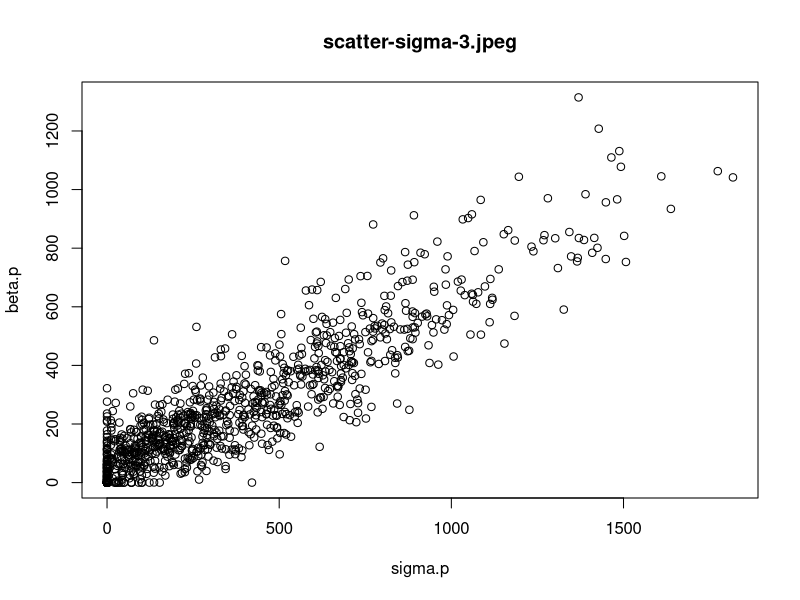

Write the R code that produced this figure.
setwd("d:/analysis")

# scatter the sigma predicted value and other istype predicted value
#get the source data
tablel<-read.csv("result-left.csv")
tabler<-read.csv("result-right.csv")

fun.getData <- function(index,type="default")
{
  datalp<-tablel[c(1,2,index)]
  datarp<-tabler[c(1,2,index)]
  for(i in 1:dim(datarp)[1])
  {
    if(datalp[i,2]<0)
      datalp[i,2]<-0
    if(datarp[i,2]<0)
      datarp[i,2]<-0
    if(datalp[i,3]<0)
      datalp[i,3]<-0
    if(datarp[i,3]<0)
      datarp[i,3]<-0
  }
  resultl<-as.data.frame(datalp)
  resultr<-as.data.frame(datarp)
  result<-rbind(resultl,resultr)
  return(result)
}

for(i in 3:3)
{
  x11()
  result<-fun.getData(i)
  epsname<-paste("scatter-sigma-",i,".jpeg",sep="")
  name<-paste("scatter-sigma-",i,".jpeg",sep="")
  plotname<-paste("scatter-sigma-",i,".jpeg",sep="")
  jpeg(file=name)
  plot(result[,2:3],main=plotname)
  dev.copy(device = x11)
  dev.print(postscript, "foo.pdf", onefile=TRUE, horizontal=FALSE, paper="special")
  dev.off()
}
